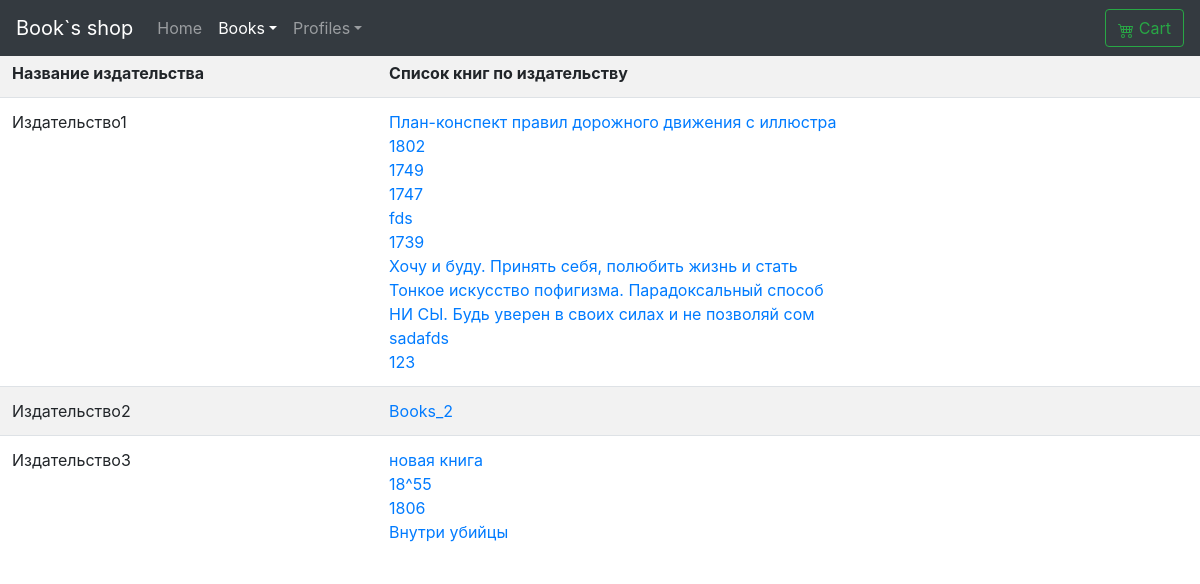
Before: /books/publisher_list with the older database file.
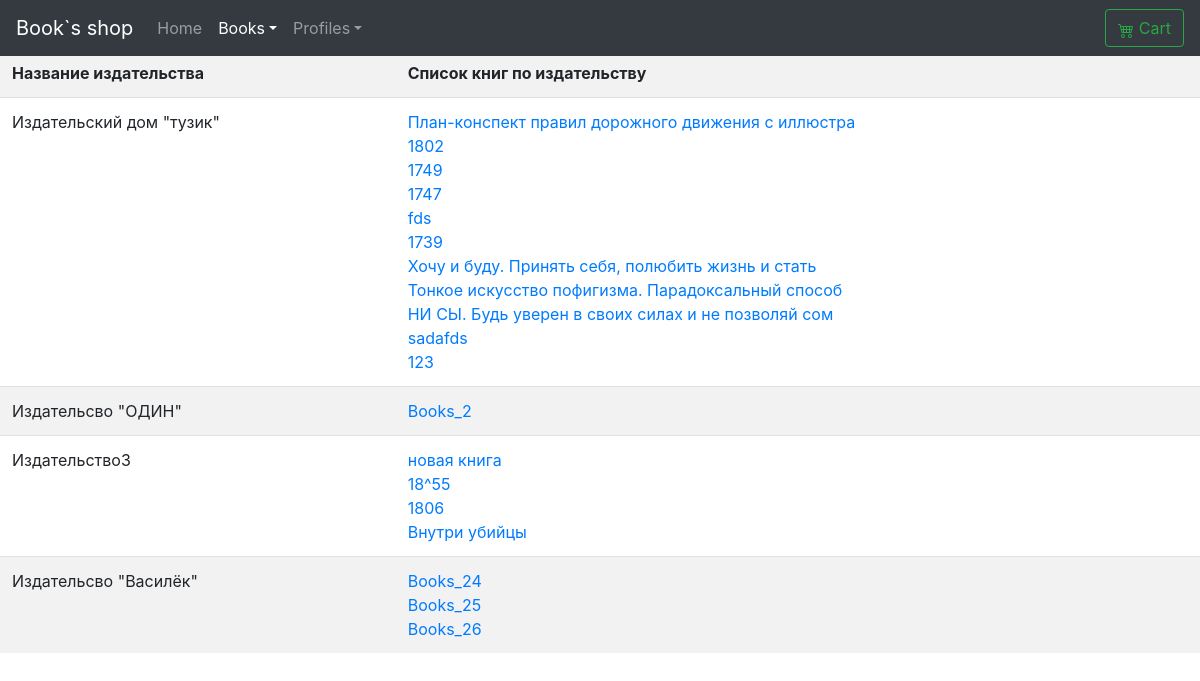
After: the same page with the newer database file.
### books/models.py (models this page shows, shortened)
class Publisher(models.Model):
    name = models.CharField(
        verbose_name ="Издатель",
        max_length=50
        )

class Books(models.Model):
    name=models.CharField(
        verbose_name="Имя книги",
        max_length=100
    )
    description = models.TextField(
        verbose_name='Описание книги',
        null=True,
        blank=True
    )
    picture=models.ImageField(
        verbose_name="Фото обложки",
        upload_to="books-pic",
        null=True,
        blank=True,
        default="books-pic/default.jpg"
    )
    price=models.DecimalField(
        verbose_name="Цена",
        max_digits=5,
        decimal_places=2,
        default=00.00
    )
    author=models.ManyToManyField(
        'Author',
        verbose_name="Автор",
        related_name="books_author"
    )
    series=models.ManyToManyField(
        'Series',
        verbose_name="Серия",
        related_name="series_books",
        null=True,
        blank=True,
    )
    genre=models.ManyToManyField(
        'Genre',
        verbose_name="Жанр",
        related_name="genre_books"
    )
    publishing_year=models.PositiveSmallIntegerField (
        verbose_name="Год издания",
        default=2020
    )
    count_page=models.IntegerField(
        verbose_name="Кол-во страниц",
        default=100
    )
    binging=models.ForeignKey(
        'Binging',
        verbose_name="Переплёт",
        on_delete=models.PROTECT,
        default=1
    )
    format_book=models.CharField(
        verbose_name="Формат",
        default="99x99",
        max_length=15
    )
    isbn=models.CharField(
        verbose_name="ISBN",
        default="999-1-88877-6",
        max_length=15
    )
    weight=models.PositiveSmallIntegerField(
        verbose_name="Вес(гр.)",
        default="100"
    )
    age_limit=models.CharField(
        verbose_name="Ограничение по возрасту",
        default="6+",
        max_length=3
    )
    publisher=models.ManyToManyField(
        'Publisher',
        verbose_name="Издательство",
        related_name="publisher_books"
    )
    count_book=models.IntegerField(
        verbose_name="Ко-во книг в наличии",
        default=10
    )
    availability=models.BooleanField(
        verbose_name="Наличие книги",
        default=True
    )
    rating=models.FloatField(
        verbose_name="Рейтинг",
        validators=[MinValueValidator(0), MaxValueValidator(10)],
        default=9
    )
    create=models.DateField(
        verbose_name="Дата внесения в каталог",
        auto_now=False,
        auto_now_add=True
    )
    update=models.DateField(
        verbose_name="Дата последнего изменения",
        auto_now=True,
        auto_now_add=False
    )
    user=models.ForeignKey(
        User,
        on_delete=models.PROTECT,
        default=2
    )
    def __str__(self):
        return f"{self.name}"

### books/views.py (the view)
# urls.py: path('publisher_list', views.PublisherList.as_view(),name='publisher_list'),
class PublisherList(ListView):
    model=Publisher
    template_name='publisher/p_list.html'

### books/templates/publisher/p_list.html (shortened to what this page needs)
{% extends "base.html" %}
{% load crispy_forms_tags %}
{%load my_tags %}
        {% block books_active %}
          <a class="nav-link dropdown-toggle active" href="{% url 'CRUDL_books:list' %}" id="dropdown01" data-toggle="dropdown" aria-haspopup="true" aria-expanded="true">Books</a>
          {% endblock books_active %}
    {% block main %}
        <table class="table table-striped" width="100%" >
                <tr>
                    <th>Название издательства</th><th>Список книг по издательству</th>
                </tr>
            {% for genre in object_list %}
                <tr>
                    <td>{{genre.name}}</td>
                    <td>
                    {% for books in genre.publisher_books.all %}
                        <a href="{% url 'CRUDL_books:detail' books.pk %}">{{books}}</a> <br>
                    {%endfor%}
                    </td>
                </tr>
        {% endfor %}
        </table>
{% endblock main %}

Changed rows visible on the page:
changed Publisher: name "Издательство1" → "Издательский дом \"тузик\""
changed Publisher: name "Издательство2" → "Издательсво \"ОДИН\""
added Publisher: name "Издательсво \"Василёк\""
now on this page (row edited): Books: name "Books_24", shown under "Издательсво \"Василёк\""
now on this page (row edited): Books: name "Books_25", shown under "Издательсво \"Василёк\""
now on this page (row edited): Books: name "Books_26", shown under "Издательсво \"Василёк\""
